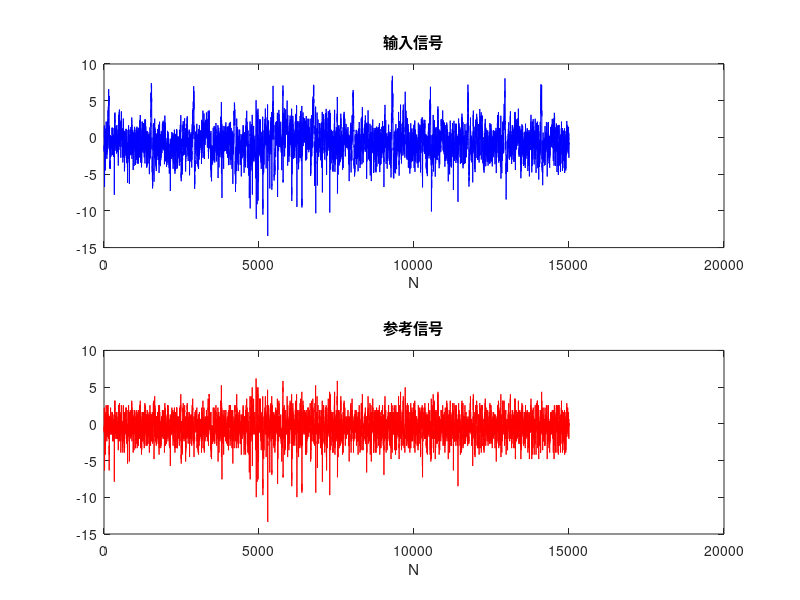

Recreate this plot in MATLAB.
clear
clc
load EMG.mat
load ECG.mat
d=EMG+ECG;
subplot(2,1,1)
plot(d,'b');
title('输入信号'),xlabel("N")
subplot(2,1,2)
plot(EMG,'r');
title('参考信号'),xlabel("N")